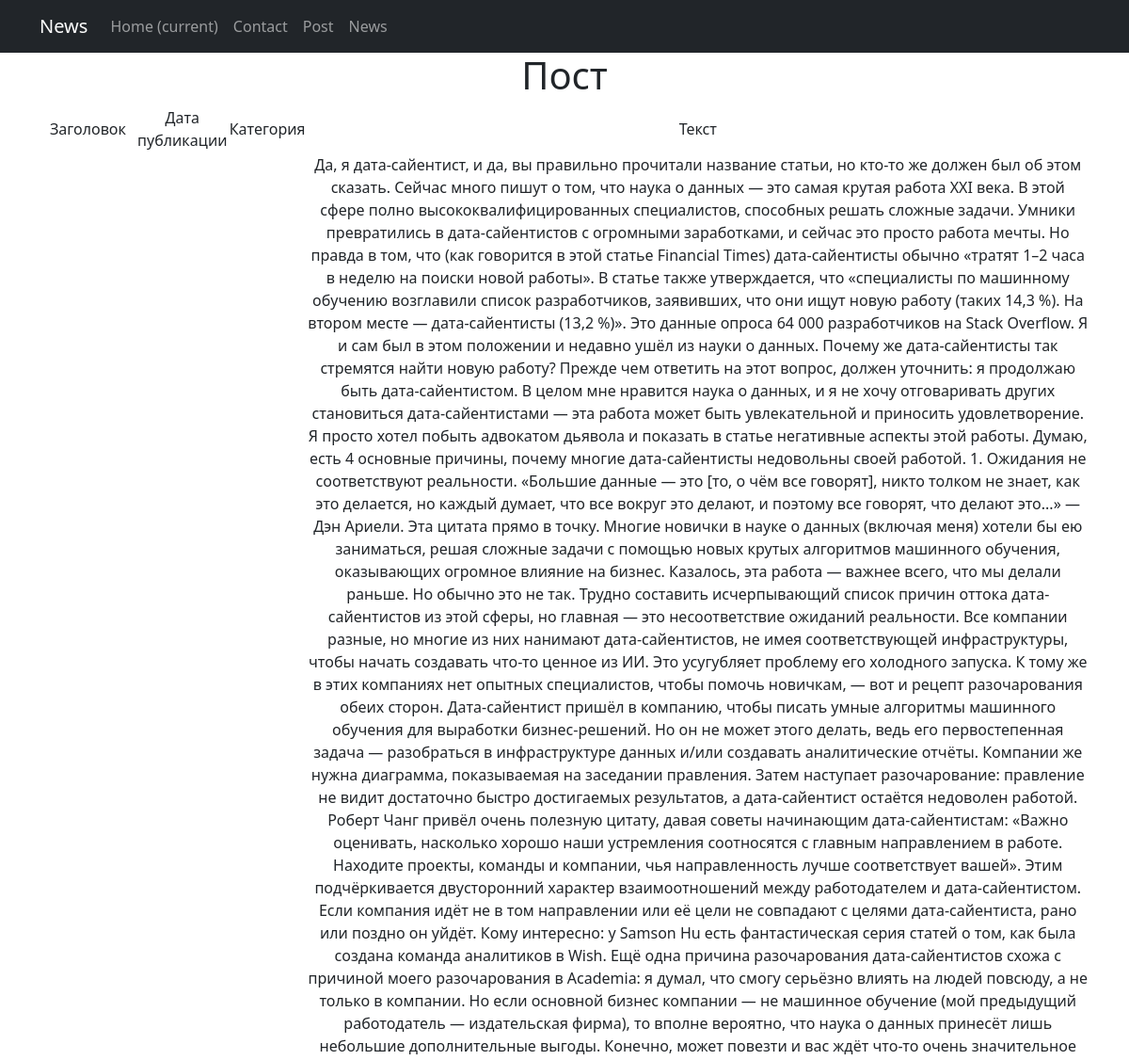
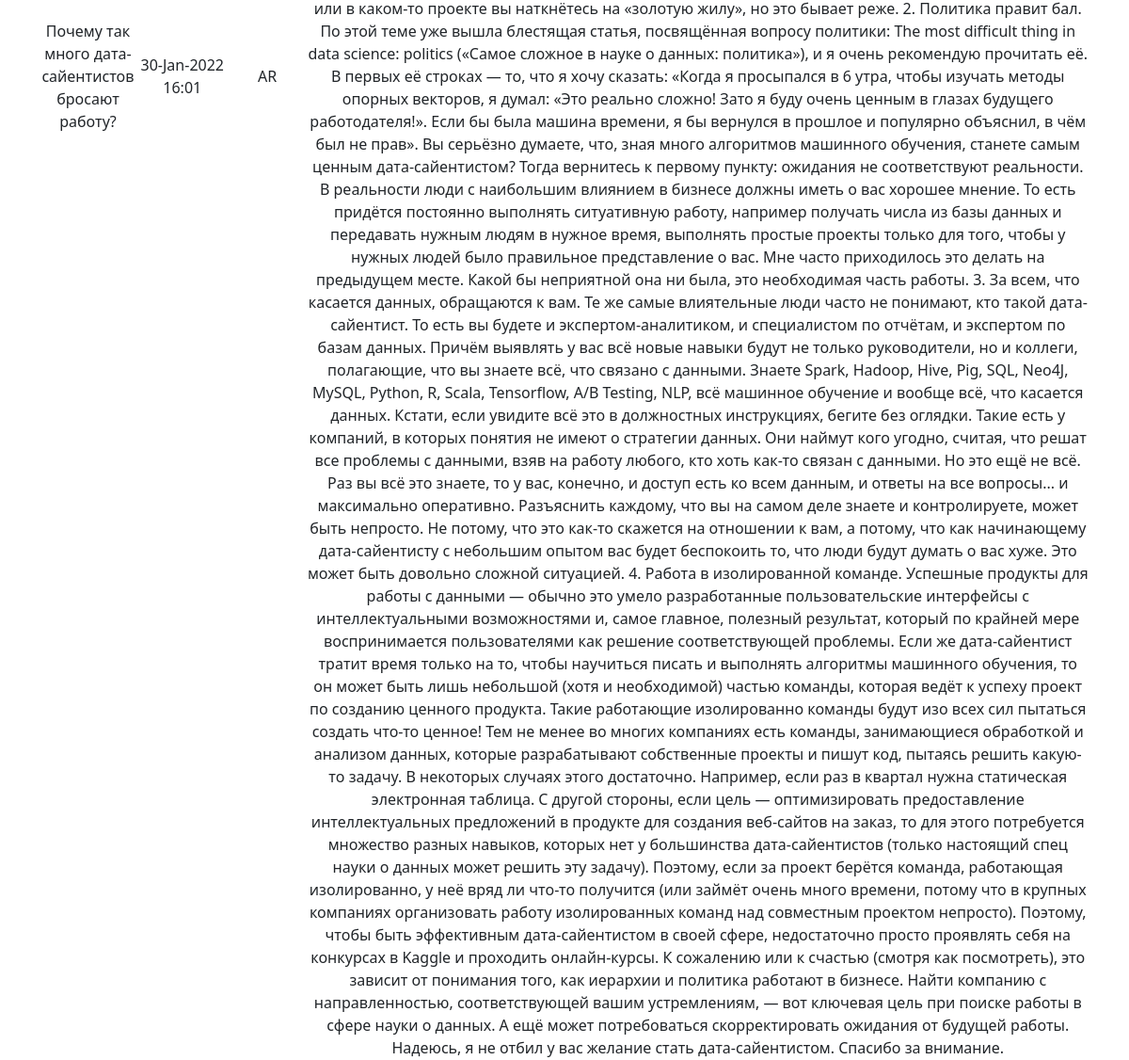
The page /news/2 on the database its author committed (2 pictures, top to bottom).
### newapp/models.py (models this page shows, shortened)
class Post(models.Model):
    author = models.ForeignKey(Author, on_delete=models.CASCADE)
    NEWS = 'NW'
    ARTICLE = 'AR'
    CATEGORY_CHOICES = (
        (NEWS, 'Новость'),
        (ARTICLE, 'Статья'),
    )
    categoryType = models.CharField(max_length=2, choices=CATEGORY_CHOICES, default=ARTICLE)
    dateCreation = models.DateTimeField(auto_now_add=True)
    postCategory = models.ManyToManyField(Category, through='PostCategory')
    title = models.CharField(max_length=128)
    text = models.TextField()
    rating = models.SmallIntegerField(default=0)

### newapp/views.py (the view)
# urls.py: path('<int:pk>', PostDetail.as_view()),
class PostDetail(DetailView):
    model = Post
    template_name = 'flatpages/post.html'
    context_object_name = 'post'

### newapp/templatetags/custom_filters.py (called while the page is built)
@register.filter(name='censor')
def censor(value):
    for word in censor_list:
        value = value.replace(word, '*****')
    return value

### templates/flatpages/post.html (shortened to what this page needs)
{% extends 'flatpages/default.html' %}
{% load custom_filters %}
{% block content %}
    <h1>Пост</h1>
    {% if post %}
    <table>
        <tr>
            <td>
                Заголовок
            </td>
            <td>
                Дата публикации
            </td>
            <td>
                Категория
            </td>
            <td>
                Текст
            </td>
         </tr>
        <tr>
            <td>
                {{ post.title|censor }}
            </td>
            <td>
                {{ post.dateCreation|date:'d-M-Y H:m' }}
            </td>
            <td>
                {{ post.categoryType }}
            </td>
            <td>
                {{ post.text|censor }}
            </td>
        </tr>
    </table>
    {% else %}
        <h1>Новостей нет!</h1>
    {% endif %}
{% endblock content %}

### rows shown on the page
Post: title|censor "Почему так много дата-сайентистов бросают работу?", dateCreation "30-Jan-2022 16:01", categoryType "AR", text|censor "Да, я дата-сайентист, и да, вы правильно прочитали название статьи, но кто-то же должен был об этом сказать. Сейчас много пишут о том, что наука о данных — это самая крутая работа ХХI века. В этой сфере полно высококвалифицированных специалистов, способных решать сложные задачи. Умники превратились в дата-сайентистов с огромными заработками, и сейчас это просто работа мечты. Но правда в том, что (как говорится в этой статье Financial Times) дата-сайентисты обычно «тратят 1–2 часа в неделю на поиски новой работы». В статье также утверждается, что «специалисты по машинному обучению возглавили список разработчиков, заявивших, что они ищут новую работу (таких 14,3 %). На втором месте —…"
